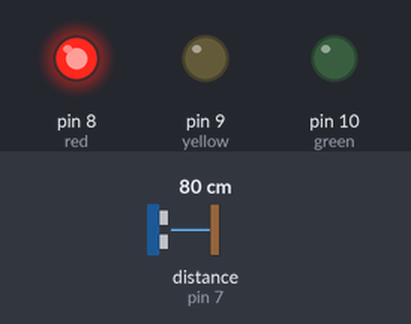
Recording of a sketch running on a simulated Arduino Uno, built with avr-gcc and run on an emulated ATmega328P. On the bench: output pins drawn as LEDs (lit = HIGH). Inputs (shaded band) come from the test bench; at power-on: distance to the obstacle (sensor on pin 7) 80 cm. The echo pulse lasts 58.3 µs per cm; pins used as bus, display or sensor lines are not drawn.

Above: at 18.0 s.
18.1 s: distance to the obstacle (sensor on pin 7) set to 34 cm
At 20.0 s:
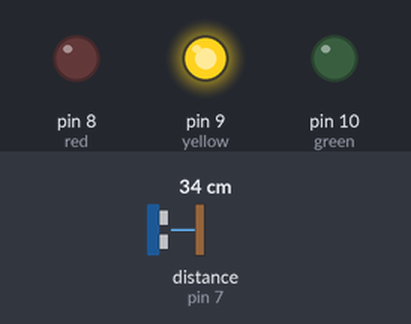
33.8 s: distance to the obstacle (sensor on pin 7) set to 27 cm
At 35.9 s:
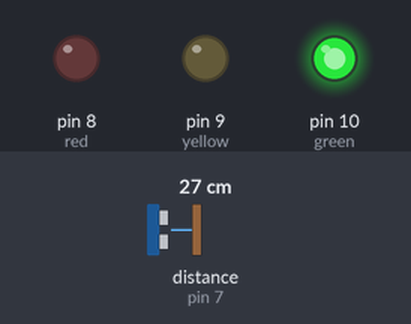
49.5 s: distance to the obstacle (sensor on pin 7) set to 35 cm
Timing chart, 0 to 69.5 s (numbered marks = the images above; inputs shaded):
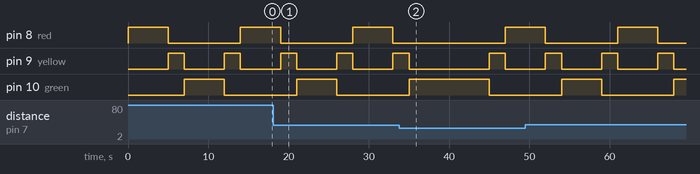

The sketch:

arduino-smart-traffic-light.ino
```cpp
int sigpin=7;
int red=8;
int yellow=9;
int green=10;
unsigned long value;
int distance;
int greenTime;

enum State{
  GREEN,
  RED,
  YELLOW1,
  YELLOW2,
};
State currentState=RED;
unsigned long startTime=0;

void setup(){
  pinMode(red, OUTPUT);
  pinMode(yellow, OUTPUT);
  pinMode(green, OUTPUT);
}

void loop(){
  pinMode(sigpin,OUTPUT);
  digitalWrite(sigpin,LOW);
  delayMicroseconds(2);
  digitalWrite(sigpin,HIGH);
  delayMicroseconds(5);
  digitalWrite(sigpin,LOW);

    switch(currentState){

    case RED:
    digitalWrite(red,HIGH);
    if(millis()-startTime>=5000){
      digitalWrite(red,LOW);
      currentState=YELLOW1;
      startTime=millis();
    }
    break;

    case YELLOW1:
    digitalWrite(yellow,HIGH);
    if(millis()-startTime>=2000){
      digitalWrite(yellow,LOW);
      currentState=GREEN;
      pinMode(sigpin, INPUT);
      value=pulseIn(sigpin,HIGH);
      distance=value/58;
      if(distance<=10){
        greenTime=15000;
      }
      else if(distance<=30){
        greenTime=10000;
      }else{
         greenTime=5000;
      }

      startTime=millis();
    }
    break;

    case GREEN:
    digitalWrite(green,HIGH);

    if(millis()-startTime>=greenTime){
      digitalWrite(green,LOW);
      currentState=YELLOW2;
      startTime=millis();
    }
    break;

    case YELLOW2:
    digitalWrite(yellow,HIGH);
    if(millis()-startTime>=2000){
      digitalWrite(yellow,LOW);
      currentState=RED;
      startTime=millis();
    }
    break;


  }

}
```

Measured:
- the behaviour switches between 31 and 30 cm on distance to the obstacle (sensor on pin 7) (found by bisection; images 1 and 2)
- by itself, pin 9 (yellow): alternates HIGH for 2.0 s and LOW for 5.0 s
